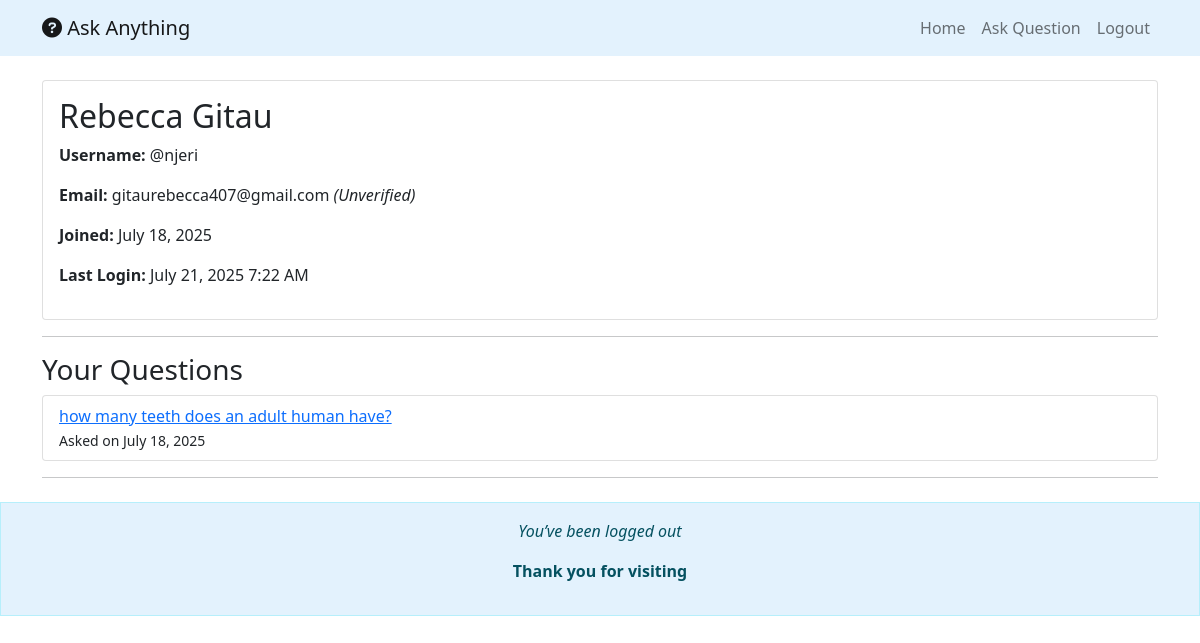
The app's page /accounts/profile/ (signed in), older data.
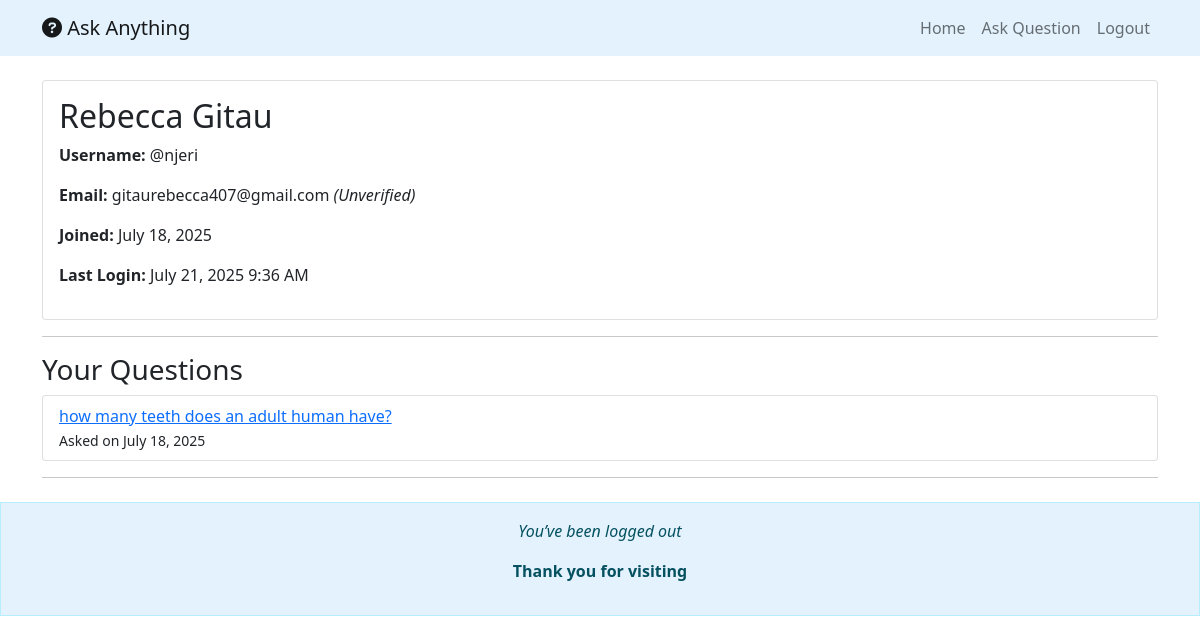
The same page, newer data.
### accounts/models.py (models this page shows, shortened)
class CustomUser(AbstractUser):
    email = models.EmailField(unique=True)
    first_name = models.CharField(max_length=30)
    last_name = models.CharField(max_length=30)
    bio = models.TextField(max_length=500, blank=True)
    profile_picture = models.ImageField(upload_to='profiles/', blank=True, null=True)
    date_joined = models.DateTimeField(auto_now_add=True)
    is_verified = models.BooleanField(default=False)
    USERNAME_FIELD = 'username'
    REQUIRED_FIELDS = ['email', 'first_name', 'last_name']

### accounts/views.py (the view)
# urls.py: path('', account_views.profile_view, name='profile'),
@login_required
def profile_view(request):
    user = request.user
    questions = Question.objects.filter(author=user).order_by('-created_at')
    return render(request, 'registration/profile.html', {
        'user': user,
        'questions': questions
    })

### accounts/templates/registration/profile.html (shortened to what this page needs)
<!DOCTYPE html>
<html lang="en">
<head>
    <link href="https://cdn.jsdelivr.net/npm/bootstrap@5.1.3/dist/css/bootstrap.min.css" rel="stylesheet">
    <link href="https://cdnjs.cloudflare.com/ajax/libs/font-awesome/6.0.0/css/all.min.css" rel="stylesheet">
</head>
<body>
    <nav class="navbar navbar-expand-lg navbar-light custom-header">
        <div class="container">
            <a class="navbar-brand" href="{% url 'myapp:home' %}">
                <i class="fas fa-question-circle"></i> Ask Anything
            </a>
            <div class="navbar-nav ms-auto">
                <a class="nav-link" href="{% url 'myapp:home' %}">Home</a>
                <a class="nav-link" href="{% url 'myapp:ask_question' %}">Ask Question</a>
                <a class="nav-link" href="{% url 'accounts:logout' %}">Logout</a>
            </div>
        </div>
    </nav>
    <div class="container mt-4">
        <div class="card">
            <div class="card-body">
                <h2>{{ user.first_name }} {{ user.last_name }}</h2>
                <p><strong>Username:</strong> @{{ user.username }}</p>
                <p><strong>Email:</strong> {{ user.email }} {% if not user.is_verified %}<em>(Unverified)</em>{% endif %}</p>
                <p><strong>Joined:</strong> {{ user.date_joined|date:"F d, Y" }}</p>
                <p><strong>Last Login:</strong> {{ user.last_login|date:"F d, Y g:i A" }}</p>
            </div>
        </div>
        <hr>
        <h3>Your Questions</h3>
        {% if questions %}
            <ul class="list-group">
                {% for question in questions %}
                    <li class="list-group-item">
                        <a href="{% url 'myapp:question_detail' question.pk %}">{{ question.title }}</a><br>
                        <small>Asked on {{ question.created_at|date:"F j, Y" }}</small>
                    </li>
                {% endfor %}
            </ul>
        {% else %}
            <p class="text-muted">You haven’t asked any questions yet.</p>
        {% endif %}
        <hr>
    </div>
    <footer class="alert alert-info text-center mt-4 custom-footer" style="border-radius:0;">
        <p><em>You’ve been logged out</em></p>
        <p><strong>Thank you for visiting</strong></p>
    </footer>
</body>
</html>

Row changes from the older to the newer data that the page shows:
changed CustomUser "Rebecca": last_login "July 21, 2025 7:22 AM" → "July 21, 2025 9:36 AM"
